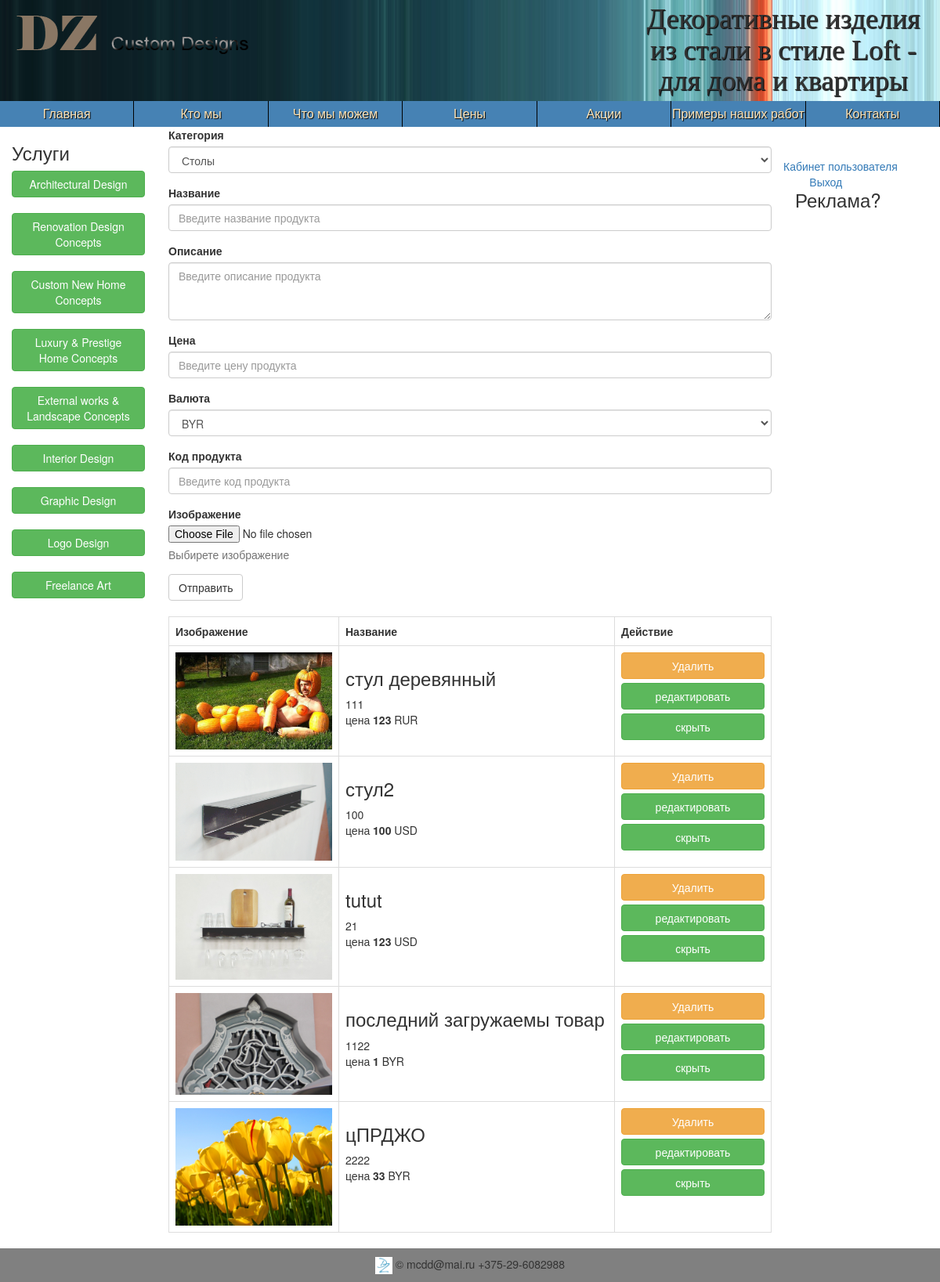
Page /cabinet.php (signed in) on the committed database.
### tables this page shows
CREATE TABLE IF NOT EXISTS `products` (
  `id` int(11) NOT NULL,
  `cat_id` tinytext NOT NULL,
  `name` tinytext NOT NULL,
  `body` text NOT NULL,
  `price` tinytext NOT NULL,
  `product_code` tinytext NOT NULL,
  `picture` tinytext NOT NULL,
  `picture_small` tinytext NOT NULL,
  `currency` tinytext NOT NULL,
  `status` tinytext NOT NULL,
  `putdate` date NOT NULL,
  `user_id` int(11) NOT NULL,
  `showhide` enum('show','hide') NOT NULL DEFAULT 'show'
);

### cabinet.php (the view, shortened to what this page needs)
<?php
 require_once("templates/top.php");
if($_SESSION['id']){
		?>
<form action="cabinet.php" method="post" enctype='multipart/form-data'>
  <div class="form-group">
    <label for="cat_id">Категория</label>
	<select name="cat_id" class="form-control">
		<?php
		$query="SELECT*FROM categories WHERE showhide='show'";
		$cat=mysqli_query($dbcnx, $query);
		while($cats=mysqli_fetch_array($cat)){
		?>
		<option value=<?=$cats['id']?>>
		<?=$cats['name'];?>
		</option>
		<?php
		}
		?>
	</select>
  </div>
  <div class="form-group">
    <label for="name">Название</label>
    <input name="name" type="text" class="form-control" id="name" placeholder="Введите название продукта">
  </div>
    <div class="form-group">
    <label for="body">Описание</label>
	<textarea name="body" class="form-control ckeditor"  rows="3" placeholder="Введите описание продукта"></textarea>
  </div>
<div class="form-group">
    <label for="price">Цена</label>
    <input name="price" type="text" class="form-control" id="price" placeholder="Введите цену продукта">
  </div>
  <div class="form-group">
    <label for="currency">Валюта</label>
	<select name="currency" class="form-control">
	  <option>BYR</option>
	</select>
  </div>
  <div class="form-group">
    <label for="product_code">Код продукта</label>
    <input name="product_code" type="text" class="form-control" id="product_code" placeholder="Введите код продукта">
  </div>
  <div class="form-group">
    <label for="picture">Изображение</label>
    <input name="picture" type="file" id="picture">
    <p class="help-block">Выбирете изображение</p>
  </div>
  <button type="submit" class="btn btn-default">Отправить</button>
</form>
<?php
$query="SELECT*FROM products WHERE user_id=".$_SESSION['id']." ORDER BY id DESC";
$cat=mysqli_query($dbcnx,$query);
?>
<table class='table table-bordered table-stripted' width=100%>
<tr>
	<th width='200px'>Изображение</th>
	<th>Название</th>
	<th width='200px'>Действие</th>
</tr>
<?php
while($tovs=mysqli_fetch_array($cat)){
$url="?id=".$tovs['id'];
	if($tovs['showhide']=='show'){
	$showhide="<a href='tovshide.php$url' class='btn btn-success btn-block'>скрыть</a>";
	}else{
	$showhide="<a href='tovsshow.php$url' class='btn btn-success btn-block'>отобразить</a>";
	}
if($tovs['picture']!='' ){
$picture=$tovs['picture'];
}else{
$picture="/media/img/icon.png";
}
?>
<tr>
	<td><img src='<?=$picture;?>' width='200px'/></td>
	<td><h3><?=$tovs['name'];?></h3>
		<div><?=$tovs['product_code'];?></div>
		<div>цена <b><?=$tovs['price'];?></b> <?=$tovs['currency'];?></div>
	</td>
	<td><a href='#' class='btn btn-warning btn-block' onclick='delete_position("/adminka/tovsdel.php<?=$url?>","Вы действительно хотите удалить?")'>Удалить</a>
	<a href="tovsedit.php<?=$url;?>" class="btn btn-success btn-block">редактировать</a>
	<?=$showhide 	?>
	</td>
</tr>
<?php
}
?>
</table>
<?php
}else{
echo'ошибка входа';
}
require_once("templates/bottom.php");
?>

### media/css/style.css (style rules this page uses)
body { margin: 0; padding: 0; }
.btn { white-space:normal; }

### rows in the picture
products: picture (picture), name "стул деревянный", product_code "111", price "123", currency "RUR"
products: picture (picture), name "стул2", product_code "100", price "100", currency "USD"
products: picture (picture), name "tutut", product_code "21", price "123", currency "USD"
products: picture (picture), name "последний загружаемы товар", product_code "1122", price "1", currency "BYR"
products: picture (picture), name "цПРДЖО", product_code "2222", price "33", currency "BYR"

### other values in the picture
form field cat_id "Столы"
